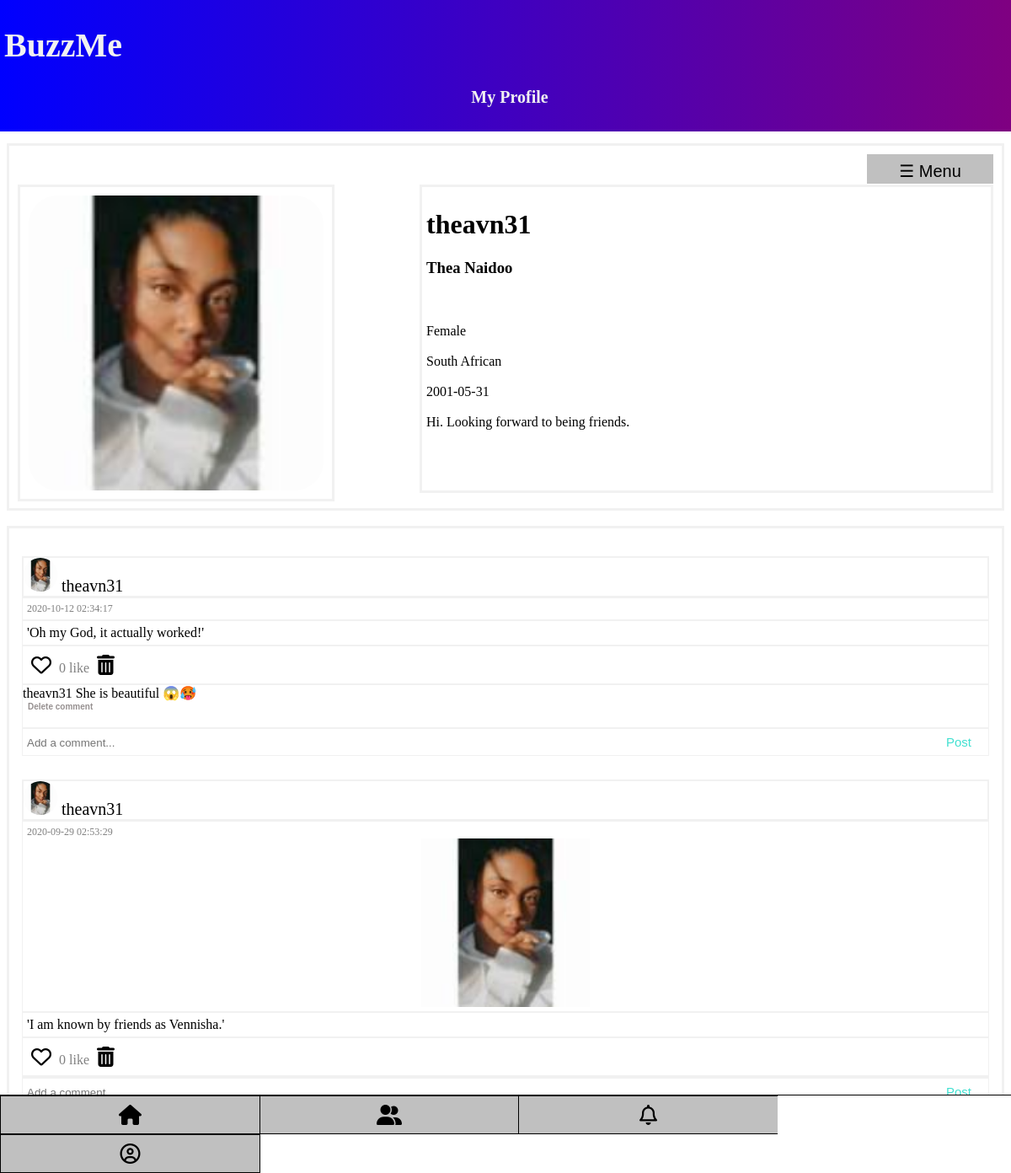
Page /Profile.php (signed in) on the committed database.
### tables this page shows
CREATE TABLE `posts` (
  `PostID` int(50) NOT NULL,
  `PostContent` varchar(255) NOT NULL,
  `PostImage` varchar(255) NOT NULL,
  `UserID` int(50) NOT NULL,
  `PostDate` datetime NOT NULL,
  `NumLikes` int(255) NOT NULL
);

CREATE TABLE `users` (
  `UserID` int(255) NOT NULL,
  `Name` varchar(30) NOT NULL,
  `Surname` varchar(30) NOT NULL,
  `EmailAddress` varchar(50) NOT NULL,
  `PhoneNumber` varchar(10) NOT NULL,
  `Username` varchar(30) NOT NULL,
  `Password` varchar(30) NOT NULL,
  `Gender` varchar(6) NOT NULL,
  `Nationality` varchar(25) NOT NULL,
  `Biography` varchar(300) NOT NULL,
  `ProfilePicture` varchar(255) NOT NULL,
  `DateOfBirth` date NOT NULL,
  `Question` varchar(255) NOT NULL,
  `Answer` varchar(255) NOT NULL
);

CREATE TABLE `comments` (
  `CommentID` int(11) NOT NULL,
  `UserID` int(11) NOT NULL,
  `PostID` int(11) NOT NULL,
  `CommentContent` varchar(255) NOT NULL,
  `CommentDate` datetime NOT NULL
);

### Profile.php (the view, shortened to what this page needs)
<?php
$Conn = mysqli_connect("localhost", "root", "", "buzzme");
$userID = $_SESSION['UID'];
?>
<html>
<head>
</head>
<div class="header" id="myHeader">
  <h1>BuzzMe</h1>
  <center><h4>My Profile</h4></center>
</div>
<br><br><br><br>
<br><br><br><br>
<br>
<body>
<div class="DisplayAll" id="DisplayMenuBtn">
  <div name="myMenuDiv">
	 <button class="openMenubtn" onclick="openNav()">☰ Menu</button>
  </div>
<br><br>
		<div class="DiplayProfilePicture">
			<img id="myImg" src="<?php echo $_SESSION['ProPic']?>"/>
		</div>
		<div class="DisplayDetails">
			<h1>
			<?php echo $_SESSION['UName'];?>
			</h1>
			<h3>
			<?php echo $_SESSION['FName']." ".$_SESSION['LName'];?>
			</h3>
			<br><br>
			<?php echo $_SESSION['Gender'];?>
			<br><br>
			<?php echo $_SESSION['Nationality'];?>
			<br><br>
			<?php echo $_SESSION['DoB'];?>
			<br><br>
			<?php echo $_SESSION['Bio'];?>
		</div>
</div>
<br>
<div class="DisplayMyPosts">
<?php
$sqlDisplayPosts = mysqli_query($Conn,"SELECT * FROM posts WHERE UserID = $userID ORDER BY PostID DESC");
while ($row = $sqlDisplayPosts->fetch_assoc()){
?>
<br>
<div class="Post">
	<div class="PostPicUser"><img class="DisPic" src="<?php echo $_SESSION['ProPic']?>"> <?php echo $_SESSION['UName']; ?></div>
	<div class="PostDTImg" style="padding:5px; color:grey; font-size:12px; border:1px solid #f1f1f1;"><?php echo $row['PostDate']; ?>
	<?php
		if($row['PostImage']==""){
			echo "";
		}else{
			echo "<center><img class='disPostImg' src='" .$row['PostImage']. "'</img></center>";
		}
	?>
	</div>
		<?php
		if($row['PostContent']==""){
			echo "";
		}else{
			echo "<div class='PostCaption' style='padding:5px; border:1px solid #f1f1f1;'>'" .$row['PostContent']. "'</div>";
		}
		?>
	<div class="PostsOpt" style="padding:5px; color:grey; border:1px solid #f1f1f1;">
		<?php
			$queryLike = mysqli_query($Conn, "SELECT * FROM likes WHERE UserID='$userID' AND PostID=". $row['PostID'] ."");
			if(mysqli_num_rows($queryLike)==1){ ?>
				<button type="submit" name="unlike" class="unlike" id="<?php echo $row['PostID']; ?>"><i class='fas fa-heart' style="color:red;"></i></button>
			<?php }else{ ?>
				<button type="submit" name="like" class="like" id="<?php echo $row['PostID']; ?>"><i class='far fa-heart'></i></button>
			<?php }
			$sqlDisNumLikes = mysqli_query($Conn, "SELECT * FROM posts WHERE PostID='". $row['PostID'] ."'");
			while($NumPostLikes = $sqlDisNumLikes->fetch_assoc()){
				$Likes = $NumPostLikes['NumLikes'];
				if($Likes>1){
					echo $Likes ." likes";
				}else{
					echo $Likes ." like";
				}
			}
			?>
		<button type="submit" name="DeletePost" class="DeletePost" id="<?php echo $row['PostID']; ?>"><i class='fas fa-trash-alt'></i></button>
	</div>
	<div class="DisplayPostComments" style="border:1px solid #f1f1f1; width:99.85%;">
		<?php
			$MyPostID = $row['PostID'];
			$sqlDisplayComments= mysqli_query($Conn,"SELECT * FROM comments WHERE PostID = $MyPostID");
			while ($retriveComData = $sqlDisplayComments->fetch_assoc()){
				$person = $retriveComData['UserID'];
				$gettinguserdetails = mysqli_query ($Conn, "SELECT* FROM users WHERE UserID = $person ");
				while ($result = $gettinguserdetails->fetch_assoc()){
					echo "<div class='aComm'>".$result['Username']. " " .$retriveComData['CommentContent']. "<br>
						<input type='submit' name='Del_Comm' class='Del_Comm' id=". $retriveComData['CommentID'] ." value='Delete comment' style='background-color:white; color:#969090;  font-weight: bold; border:0px; cursor:pointer; font-size:10px; '></input>
					<br><br></div>";
				}
			}
		?>
	</div>
	<div class="AddComment" style="border:1px solid #f1f1f1; padding:2px;">
		<input type="text" name="GetCom" class="GetCom" id="<?php echo $row["PostID"]; ?>" placeholder="Add a comment..." style="border:1px solid white; width:95%;"></input>
		<input type="submit" name="myComm" class="myComm" id="<?php echo $row["PostID"]; ?>" value="Post"></input>
	</div>
</div>
<?php
}
?>
<br>
<br>
<br>
</div>
</body>
<footer>
<center>
<div class="btn-group">
  <a class="button" style='font-size:24px' href = "Home.php"><i class='fas fa-home'> </i></a>
  <a class="button" style='font-size:24px' href = "Friends.php"><i class='fas fa-user-friends'></i></a>
  <a class="button" style='font-size:24px' href = "Notifications.php"><i class='far fa-bell'></i></a>
  <a class="button" style='font-size:24px' href = "Profile.php"><i class='far fa-user-circle'></i></a>
</div>
</center>
</footer>
</html>

### Profile.php (style rules this page uses)
.header { padding: 3px 5px; background: #555; color: #f1f1f1; position:fixed; width:100%; top:0; left:0; background-image: linear-gradient(to right, blue , purple); font-size:20px; }
.openMenubtn { font-size: 20px; cursor: pointer; background-color: silver; color: black; height:35px; width:150px; padding: 8px 15px; border: none; right:0px; float:right; }
.DisplayAll { border:3px solid #f1f1f1; padding:10px; height:410px; }
.DiplayProfilePicture { border:3px solid #f1f1f1; padding:10px; height:350px; width:350px; float:left; }
#myImg { height:350px; width:350px; left:0px; border-radius:10%; }
.DisplayDetails { border:3px solid #f1f1f1; padding:5px; height:350px; width:665px; float:right; position:right; }
footer { background-color: white; border-top:1px solid black; padding: 0.2px; color: #f1f1f1; bottom:0; left:0; position:fixed; width:100%; }
.DisplayMyPosts { border: 3px solid #f1f1f1; padding: 10px; }
.Post { //border: 3px solid #f1f1f1; padding: 5px; }
.PostPicUser { border:2px solid #f1f1f1; font-size:20px; }
.DisPic { width:40px; height:40px; border-radius:100%; }
.disPostImg { width:200px; height:200px; }
button[type=submit] { padding: 5px 5px; font-size: 24px; cursor: pointer; text-align: center; text-decoration: none; outline: none; background-color: white; border: none; border-radius: 15px; }
.myComm { padding: 5px 5px; font-size: 15px; color:turquoise; cursor: pointer; text-align: center; text-decoration: none; outline: none; background-color: white; border: none; border-radius: 15px; }
.btn-group .button { background-color: silver; border: 1px solid black; color: black; padding: 10px 35px; text-align: center; text-decoration: none; display: inline-block; font-size: 16px; cursor: pointer; width:19.71%; float:left; }
.btn-group .button:not(:last-child) { border-right: none; }

### rows in the picture
posts: PostDate "2020-10-12 02:34:17", PostContent "Oh my God, it actually worked!", NumLikes "0"
comments: CommentContent "She is beautiful 😱🥵"
users: Username "theavn31"
posts: PostDate "2020-09-29 02:53:29", PostImage (picture), PostContent "I am known by friends as Vennisha.", NumLikes "0"

### other values in the picture
$_SESSION['UName'] "theavn31"
$_SESSION['FName'] "Thea"
$_SESSION['LName'] "Naidoo"
$_SESSION['Gender'] "Female"
$_SESSION['Nationality'] "South African"
$_SESSION['DoB'] "2001-05-31"
$_SESSION['Bio'] "Hi. Looking forward to being friends."
